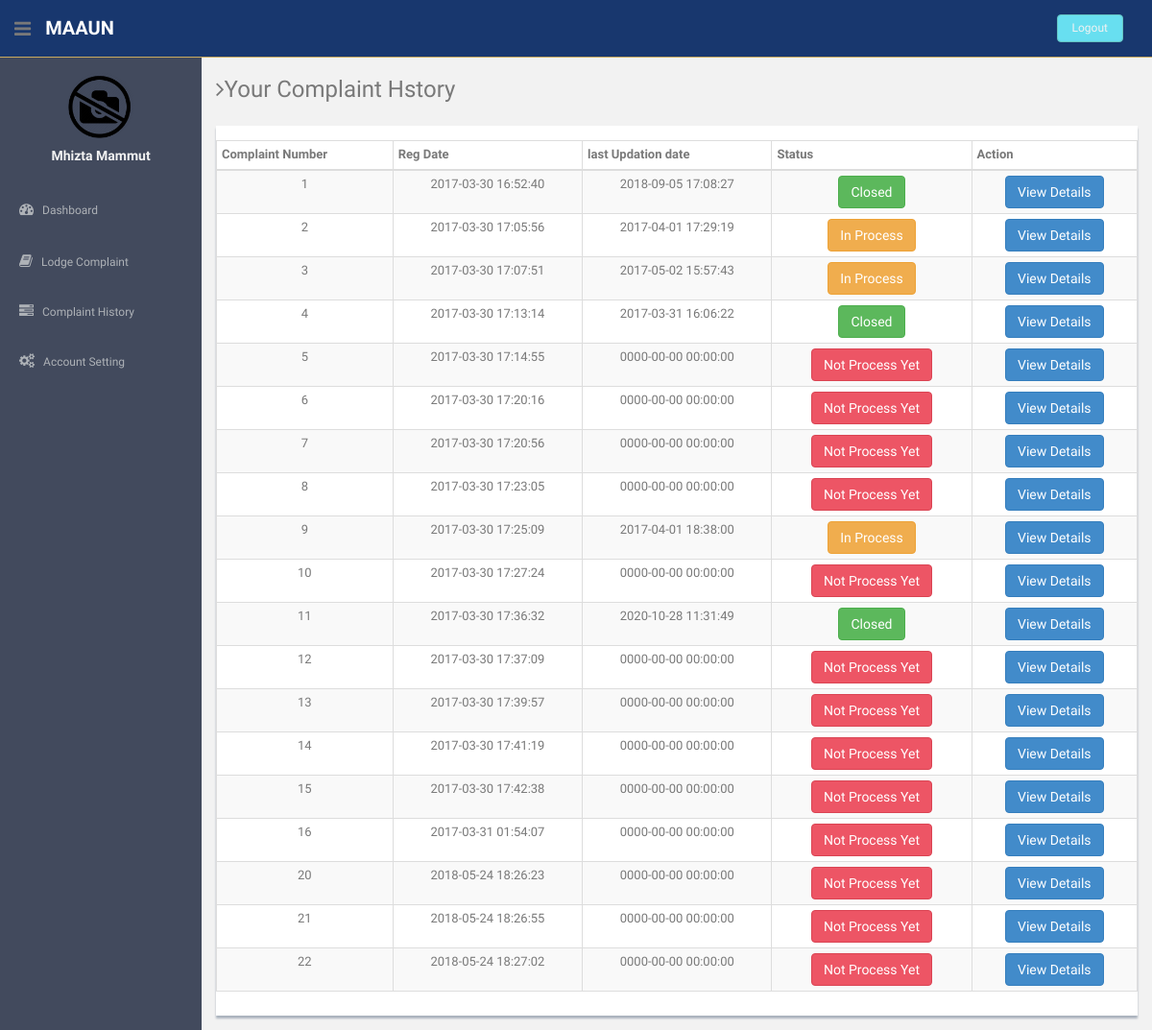
/users/complaint-history.php (signed in), run on the app's committed database.
### tables this page shows
CREATE TABLE `users` (
  `id` int(11) NOT NULL,
  `regNo` varchar(255) DEFAULT NULL,
  `fullName` varchar(255) DEFAULT NULL,
  `userEmail` varchar(255) DEFAULT NULL,
  `password` varchar(255) DEFAULT NULL,
  `contactNo` bigint(11) DEFAULT NULL,
  `userImage` varchar(255) DEFAULT NULL,
  `regDate` timestamp NOT NULL DEFAULT CURRENT_TIMESTAMP,
  `updationDate` timestamp NULL DEFAULT '0000-00-00 00:00:00' ON UPDATE CURRENT_TIMESTAMP,
  `status` int(1) DEFAULT NULL
);

CREATE TABLE `tblcomplaints` (
  `complaintNumber` int(11) NOT NULL,
  `userId` int(11) NOT NULL,
  `category` int(11) NOT NULL,
  `subcategory` varchar(255) NOT NULL,
  `complaintType` varchar(255) NOT NULL,
  `noc` varchar(255) NOT NULL,
  `complaintDetails` mediumtext NOT NULL,
  `complaintFile` varchar(255) DEFAULT NULL,
  `regDate` timestamp NOT NULL DEFAULT CURRENT_TIMESTAMP,
  `status` varchar(50) DEFAULT NULL,
  `lastUpdationDate` timestamp NULL DEFAULT '0000-00-00 00:00:00' ON UPDATE CURRENT_TIMESTAMP
);

### users/complaint-history.php (the view, shortened to what this page needs)
<?php
include('includes/config.php');
if(strlen($_SESSION['login'])==0)
  {
header('location:index.php');
}
else{
?>
<!DOCTYPE html>
<html lang="en">
  <head>
    <link href="assets/css/bootstrap.css" rel="stylesheet">
    <link href="assets/font-awesome/css/font-awesome.css" rel="stylesheet" />
    <link href="assets/css/style.css" rel="stylesheet">
    <link href="assets/css/style-responsive.css" rel="stylesheet">
    <link href="assets/css/table-responsive.css" rel="stylesheet">
  </head>
  <body>
  <section id="container" >
<?php include("includes/header.php");?>
<?php include("includes/sidebar.php");?>
      <section id="main-content">
          <section class="wrapper">
          	<h3><i class="fa fa-angle-right"></i>Your Complaint Hstory</h3>
		  		<div class="row mt">
			  		<div class="col-lg-12">
                      <div class="content-panel">
                          <section id="unseen">
                            <table class="table table-bordered table-striped table-condensed">
                              <thead>
                              <tr>
                                  <th>Complaint Number</th>
                                  <th>Reg Date</th>
                                  <th>last Updation date</th>
                                  <th >Status</th>
                                  <th>Action</th>
                              </tr>
                              </thead>
                              <tbody>
  <?php $query=mysqli_query($con,"select * from tblcomplaints where userId='".$_SESSION['id']."'");
while($row=mysqli_fetch_array($query))
{
  ?>
                              <tr>
                                  <td align="center"><?php echo htmlentities($row['complaintNumber']);?></td>
                                  <td align="center"><?php echo htmlentities($row['regDate']);?></td>
                                 <td align="center"><?php echo  htmlentities($row['lastUpdationDate']);
                                 ?></td>
                                  <td align="center"><?php
                                    $status=$row['status'];
                                    if($status=="" or $status=="NULL")
                                    { ?>
                                      <button type="button" class="btn btn-theme04">Not Process Yet</button>
                                   <?php }
 if($status=="in process"){ ?>
<button type="button" class="btn btn-warning">In Process</button>
<?php }
if($status=="closed") {
?>
<button type="button" class="btn btn-success">Closed</button>
<?php } ?>
                                   <td align="center">
                                   <a href="complaint-details.php?cid=<?php echo htmlentities($row['complaintNumber']);?>">
<button type="button" class="btn btn-primary">View Details</button></a>
                                   </td>
                                </tr>
                              <?php } ?>
                              </tbody>
                          </table>
                          </section>
                  </div>
               </div>
		  	</div>
		</section><! --/wrapper -->
      </section>
    </section>
  </body>
</html>
<?php } ?>

### users/includes/sidebar.php (shortened to what this page needs)
<aside>
          <div id="sidebar"  class="nav-collapse ">
              <ul class="sidebar-menu" id="nav-accordion">
                              <?php $query=mysqli_query($con,"select fullName,userImage from users where userEmail='".$_SESSION['login']."'");
 while($row=mysqli_fetch_array($query))
 {
 ?>
                  <p class="centered"><a href="profile.php">
<?php $userphoto=$row['userImage'];
if($userphoto==""):
?>
<img src="userimages/noimage.png"  class="img-circle" width="70" height="70" >
<?php else:?>
  <img src="userimages/<?php echo htmlentities($userphoto);?>" class="img-circle" width="70" height="70">
<?php endif;?>
</a>
</p>
                  <h5 class="centered"><?php echo htmlentities($row['fullName']);?></h5>
                  <?php } ?>
                  <li class="mt">
                      <a href="dashboard.php">
                          <i class="fa fa-dashboard"></i>
                          <span>Dashboard</span>
                      </a>
                  </li>
                  <li class="sub-menu">
                      <a href="register-complaint.php" >
                          <i class="fa fa-book"></i>
                          <span>Lodge Complaint</span>
                      </a>
                    </li>
                  <li class="sub-menu">
                      <a href="complaint-history.php" >
                          <i class="fa fa-tasks"></i>
                          <span>Complaint History</span>
                      </a>
                  </li>
                  <li class="sub-menu">
                      <a href="javascript:;" >
                          <i class="fa fa-cogs"></i>
                          <span>Account Setting</span>
                      </a>
                  </li>
              </ul>
          </div>
      </aside>

### users/assets/css/style.css (style rules this page uses)
body { color: #797979; background: #f2f2f2; font-family: 'Ruda', sans-serif; padding: 0px !important; margin: 0px !important; font-size:13px; }
ul li { list-style: none; }
a, a:hover, a:focus { text-decoration: none; outline: none; }
#container { width: 100%; height: 100%; }
.btn-theme04 { color: #fff; background-color: #ed5565; border-color: #da4453; }
.centered { text-align: center; }
.mt { margin-top: 25px; }
#sidebar { width: 210px; height: 100%; position: fixed; background: #424a5d; }
#sidebar h5 { color: #f2f2f2; font-weight: 700; }
#sidebar ul li { position: relative; }
ul.sidebar-menu , ul.sidebar-menu li ul.sub { margin: -2px 0 0; padding: 0; }
ul.sidebar-menu { margin-top: 75px; }
ul.sidebar-menu li { margin-bottom: 5px; margin-left:10px; margin-right:10px; }
ul.sidebar-menu li.sub-menu { line-height: 15px; }
ul.sidebar-menu li a span { display: inline-block; }
ul.sidebar-menu li a { color: #aeb2b7; text-decoration: none; display: block; padding: 15px 0 15px 10px; font-size: 12px; outline: none; -webkit-transition: all 0.3s ease; -moz-transition: all 0.3s ease; -o-transition: all 0.3s ease; -ms-transition: all 0.3s ease; transition: all 0.3s ease; }
ul.sidebar-menu li a i { font-size: 15px; padding-right: 6px; }
#main-content { margin-left: 210px; }
.wrapper { display: inline-block; margin-top: 60px; padding-left: 15px; padding-right: 15px; padding-bottom: 15px; padding-top: 0px; width: 100%; }
.content-panel { background: #ffffff; box-shadow: 0px 3px 2px #aab2bd; padding-top: 15px; padding-bottom: 5px; }

### data on the page
users: fullName "Mhizta Mammut"
tblcomplaints: complaintNumber "1", regDate "2017-03-30 16:52:40", lastUpdationDate "2018-09-05 17:08:27", status "Closed"
tblcomplaints: complaintNumber "2", regDate "2017-03-30 17:05:56", lastUpdationDate "2017-04-01 17:29:19", status "In Process"
tblcomplaints: complaintNumber "3", regDate "2017-03-30 17:07:51", lastUpdationDate "2017-05-02 15:57:43", status "In Process"
tblcomplaints: complaintNumber "4", regDate "2017-03-30 17:13:14", lastUpdationDate "2017-03-31 16:06:22", status "Closed"
tblcomplaints: complaintNumber "5", regDate "2017-03-30 17:14:55", lastUpdationDate "0000-00-00 00:00:00", shows "Not Process Yet"
tblcomplaints: complaintNumber "6", regDate "2017-03-30 17:20:16", lastUpdationDate "0000-00-00 00:00:00", shows "Not Process Yet"
tblcomplaints: complaintNumber "7", regDate "2017-03-30 17:20:56", lastUpdationDate "0000-00-00 00:00:00", shows "Not Process Yet"
tblcomplaints: complaintNumber "8", regDate "2017-03-30 17:23:05", lastUpdationDate "0000-00-00 00:00:00", shows "Not Process Yet"
tblcomplaints: complaintNumber "9", regDate "2017-03-30 17:25:09", lastUpdationDate "2017-04-01 18:38:00", status "In Process"
tblcomplaints: complaintNumber "10", regDate "2017-03-30 17:27:24", lastUpdationDate "0000-00-00 00:00:00", shows "Not Process Yet"
tblcomplaints: complaintNumber "11", regDate "2017-03-30 17:36:32", lastUpdationDate "2020-10-28 11:31:49", status "Closed"
tblcomplaints: complaintNumber "12", regDate "2017-03-30 17:37:09", lastUpdationDate "0000-00-00 00:00:00", shows "Not Process Yet"
tblcomplaints: complaintNumber "13", regDate "2017-03-30 17:39:57", lastUpdationDate "0000-00-00 00:00:00", shows "Not Process Yet"
tblcomplaints: complaintNumber "14", regDate "2017-03-30 17:41:19", lastUpdationDate "0000-00-00 00:00:00", shows "Not Process Yet"
tblcomplaints: complaintNumber "15", regDate "2017-03-30 17:42:38", lastUpdationDate "0000-00-00 00:00:00", shows "Not Process Yet"
tblcomplaints: complaintNumber "16", regDate "2017-03-31 01:54:07", lastUpdationDate "0000-00-00 00:00:00", shows "Not Process Yet"
tblcomplaints: complaintNumber "20", regDate "2018-05-24 18:26:23", lastUpdationDate "0000-00-00 00:00:00", shows "Not Process Yet"
tblcomplaints: complaintNumber "21", regDate "2018-05-24 18:26:55", lastUpdationDate "0000-00-00 00:00:00", shows "Not Process Yet"
tblcomplaints: complaintNumber "22", regDate "2018-05-24 18:27:02", lastUpdationDate "0000-00-00 00:00:00", shows "Not Process Yet"
